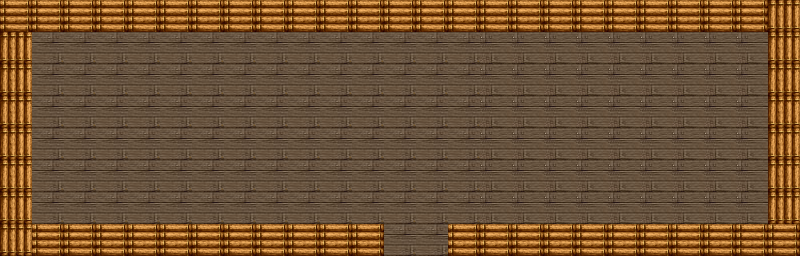

This is a level from a 2D game, rendered from its Tiled map with the project's own tilesets. A one-line summary and the map file follow, with tile-layer data summarised:
An orthogonal 25x8 tile map with 32x32 px tiles, 2 tile layers (background, collision) and 4 objects (2x portal, 2x monsterGroup0).

<map version="1.0" orientation="orthogonal" width="25" height="8" tilewidth="32" tileheight="32">
 <properties>
  <property name="music" value="mario" />
  <property name="name" value="House" />
 </properties>
 <tileset firstgid="1" name="tiles_sheet" tilewidth="32" tileheight="32">
  <image source="tiles_sheet.png" width="960" height="960" />
 </tileset>
 <layer name="background" width="25" height="8">
  <data>[200 cells, 200 non-empty, 2 distinct tile ids]</data>
 </layer>
 <layer name="collision" width="25" height="8">
  <data>[200 cells, 60 non-empty, 2 distinct tile ids]</data>
 </layer>
 <objectgroup name="portal" width="25" height="8">
  <object name="0" type="portal" x="384" y="224" width="32" height="32">
   <properties>
    <property name="toPortal" value="5" />
    <property name="toZone" value="19" />
   </properties>
  </object>
  <object name="0" type="portal" x="416" y="224" width="32" height="32">
   <properties>
    <property name="toPortal" value="5" />
    <property name="toZone" value="19" />
   </properties>
  </object>
 </objectgroup>
 <objectgroup name="npcs" width="25" height="8" />
 <objectgroup name="monsters" width="25" height="8">
  <object name="monsterGroup0" x="230" y="110" width="33" height="33">
   <properties>
    <property name="battleMapID" value="0" />
    <property name="groupID" value="0" />
    <property name="level" value="1" />
    <property name="monsters" value="Kuma1" />
   </properties>
  </object>
  <object name="monsterGroup0" x="594" y="109" width="33" height="33">
   <properties>
    <property name="battleMapID" value="0" />
    <property name="groupID" value="0" />
    <property name="level" value="1" />
    <property name="monsters" value="bookman0" />
   </properties>
  </object>
 </objectgroup>
</map>
